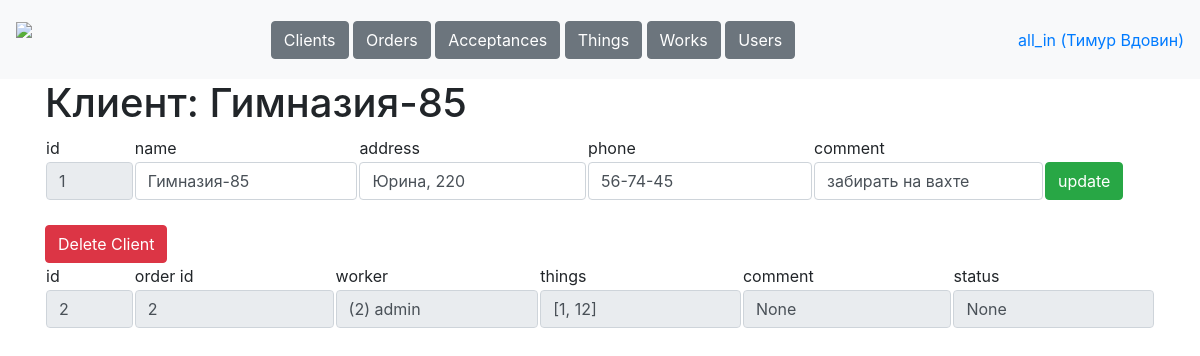
/tables/clients/1 (signed in), run on the app's committed database.
### data/tables.py (models this page shows, shortened)
class Worker(db_session.SqlAlchemyBase, SerializerMixin):
    __tablename__ = 'workers'
    id = Column(sqlalchemy.Integer, primary_key=True, autoincrement=True)
    username = Column(sqlalchemy.String, nullable=True)
    name = Column(sqlalchemy.String, nullable=True)
    password = Column(sqlalchemy.String, nullable=True)
    role = Column(sqlalchemy.String, nullable=True)
    phone = Column(sqlalchemy.String, nullable=True)
    comment = Column(sqlalchemy.String, nullable=True)
    works = orm.relationship('Work', back_populates='worker')
    acceptances = orm.relationship('Acceptance', back_populates='worker')

class Client(db_session.SqlAlchemyBase, SerializerMixin):
    __tablename__ = 'clients'
    id = Column(sqlalchemy.Integer, primary_key=True, autoincrement=True)
    name = Column(sqlalchemy.String, nullable=True, default='')
    address = Column(sqlalchemy.String, nullable=True, default='')
    phone = Column(sqlalchemy.String, nullable=True, default='')
    comment = Column(sqlalchemy.String, nullable=True, default='')
    orders = orm.relationship('Order', back_populates='client')
    things = orm.relationship('Thing', back_populates='client')

class Acceptance(db_session.SqlAlchemyBase, SerializerMixin):
    __tablename__ = 'acceptances'
    id = Column(sqlalchemy.Integer, primary_key=True, autoincrement=True)
    order_id = Column(sqlalchemy.Integer, sqlalchemy.ForeignKey('orders.id'))
    worker_id = Column(sqlalchemy.Integer, sqlalchemy.ForeignKey('workers.id'))
    things =  Column(sqlalchemy.String, default='[]', nullable=True)
    comment = Column(sqlalchemy.String, nullable=True, default='')
    status =  Column(sqlalchemy.String, nullable=True, default='123123123123123123123123123123')
    order = orm.relationship('Order')
    worker = orm.relationship('Worker')
    works = orm.relationship('Work', back_populates='acceptance')

class Order(db_session.SqlAlchemyBase, SerializerMixin):
    __tablename__ = 'orders'
    id = Column(sqlalchemy.Integer, primary_key=True, autoincrement=True)
    client_id = Column(sqlalchemy.Integer, sqlalchemy.ForeignKey('clients.id'))
    create_date = Column(sqlalchemy.Date, default=dt.date.today())
    comment = Column(sqlalchemy.String, nullable=True, default='')
    status =  Column(sqlalchemy.String, nullable=True, default='created')
    client = orm.relationship('Client')
    acceptances = orm.relationship('Acceptance', back_populates='order')

### main.py (the view)
@app.route('/tables/clients/<int:client_id>', methods=['GET', 'POST'])
def client(client_id):
    username = request.cookies.get('user')
    if not username:
        return redirect('/login')
    user = stuff.get_user(username)
    if request.method == 'GET':
        return render_template('client.html', user=user,
                               client=stuff.get_entry('clients', client_id))
    elif request.method == 'POST':
        stuff.update_entry('clients', request.form)
        return redirect(f'/tables/clients/{client_id}')

### data/db_session.py (called while the page is built)
def create_session() -> Session:
    global __factory
    return __factory()

### stuff.py (called while the page is built)
def get_user(username):
    db_sess = db_session.create_session()
    worker = db_sess.query(Worker).filter(Worker.username == username).first()
    db_sess.close()
    return worker

def get_table(table, sort='id', reverse=0):
    db_sess = db_session.create_session()
    if table == 'clients':
        return db_sess.query(Client)
    elif table == 'orders':
        return db_sess.query(Order)
    elif table == 'acceptances':
        return db_sess.query(Acceptance)
    elif table == 'things':
        return db_sess.query(Thing)
    elif table == 'works':
        return db_sess.query(Work)
    elif table == 'workers':
        return db_sess.query(Worker)
    db_sess.close()

def get_entry(table, id):
    db_sess = db_session.create_session()
    if table == 'clients':
        return db_sess.query(Client).filter(Client.id == id).first()
    elif table == 'orders':
        return db_sess.query(Order).get(id)
    elif table == 'acceptances':
        return db_sess.query(Acceptance).filter(Acceptance.id == id).first()
    elif table == 'things':
        return db_sess.query(Thing).filter(Thing.id == id).first()
    elif table == 'works':
        return db_sess.query(Work).filter(Work.id == id).first()
    elif table == 'workers':
        return db_sess.query(Worker).filter(Worker.id == id).first()
    db_sess.close()

### templates/client.html
{% extends "base.html"%}
{% block content %}
<h1>Клиент: {{client.name}}</h1>
<form method="post">
<table>
    <tr>
        <td width="8%">id</td>
        <td>name</td>
        <td>address</td>
        <td>phone</td>
        <td>comment</td>
    </tr>
    <tr>
        <td width="8%"><input class="form-control" value="{{client.id}}" name="id" readonly></td>
        <td><input class="form-control" value="{{client.name}}" name="name"></td>
        <td><input class="form-control" value="{{client.address}}" name="address"></td>
        <td><input class="form-control" value="{{client.phone}}" name="phone"></td>
        <td><input class="form-control" value="{{client.comment}}" name="comment"></td>
        <td width="10%"><button type="submit" class="btn btn-success">update</button></td>
    </tr>
</table>
</form><br>
{% if user.role == 'all_in' %}
<a class="btn btn-danger" href="/tables/clients/{{client.id}}/delete" role="button">Delete Client</a><br>
{% endif %}
<table>
    <tr>
        <td width="8%">id</td>
        <td>order id</td>
        <td>worker</td>
        <td>things</td>
        <td>comment</td>
        <td colspan="2">status</td>
    </tr>
    {% for item in get_table('acceptances') %}
    {% if item.order.client_id == client.id %}
    <tr>
        <td width="8%"><a href="/tables/acceptances/{{item.id}}"><input class="form-control" value="{{item.id}}" readonly></a></td>
        <td><input class="form-control" value="{{item.order.id}}" readonly></td>
        <td><input class="form-control" value="({{item.worker.id}}) {{item.worker.name}}" readonly></td>
        <td><input class="form-control" value="{{item.things}}" readonly></td>
        <td><input class="form-control" value="{{item.comment}}" readonly></td>
        <td><input class="form-control" value="{{item.status}}" readonly></td>
    </tr>
    {% endif %}
    {% endfor %}
</table>
{% endblock %}

### templates/base.html (shortened to what this page needs)
<!doctype html>
<html>
<head>
    <link rel="stylesheet"
          href="https://stackpath.bootstrapcdn.com/bootstrap/4.4.1/css/bootstrap.min.css"
>
    <link rel="stylesheet" href="static/css/style.css" />
</head>
<body>
<header>
    <nav class="navbar navbar-light bg-light">
        <a class="navbar-brand" style="height: 63px;" href="/dashboard"><img height="63px" src="/static/icons/logo.png"></a>
        <div>
            {% if user.role == "manager" %}
                <a class="btn btn-secondary" href="/tables/clients" role="button">Clients</a>
                <a class="btn btn-secondary" href="/tables/orders" role="button">Orders</a>
            {% elif user.role == "worker" %}
                <a class="btn btn-secondary" href="/tables/acceptances" role="button">Acceptances</a>
                <a class="btn btn-secondary" href="/tables/works" role="button">Works</a>
            {% else %}
                <a class="btn btn-secondary" href="/tables/clients" role="button">Clients</a>
                <a class="btn btn-secondary" href="/tables/orders" role="button">Orders</a>
                <a class="btn btn-secondary" href="/tables/acceptances" role="button">Acceptances</a>
                <a class="btn btn-secondary" href="/tables/things" role="button">Things</a>
                <a class="btn btn-secondary" href="/tables/works" role="button">Works</a>
                <a class="btn btn-secondary" href="/tables/users" role="button">Users</a>
            {% endif %}
        </div>
        <a href="/login">{{user.role}} ({{user.name}})</a>
    </nav>
</header>
<main role="main" class="container">
    {% block content %}{% endblock %}
</main>
</body>
</html>

### data on the page
Worker: role "all_in", name "Тимур Вдовин"
Client: name "Гимназия-85", id "1", address "Юрина, 220", phone "56-74-45", comment "забирать на вахте"
Acceptance: id "2", order.id "2", worker.id "(2) admin", things "[1, 12]", comment "None", status "None"
